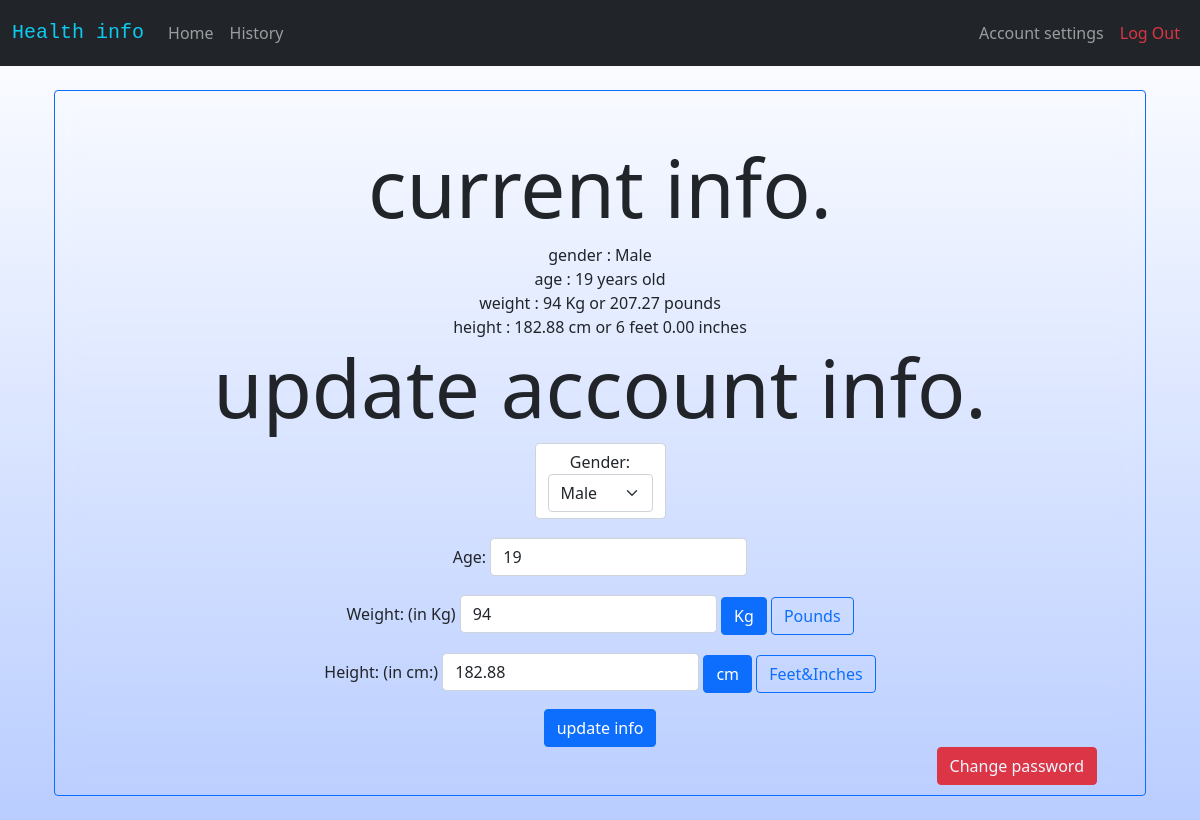
Page /accountsettings (signed in) on the earlier database version.
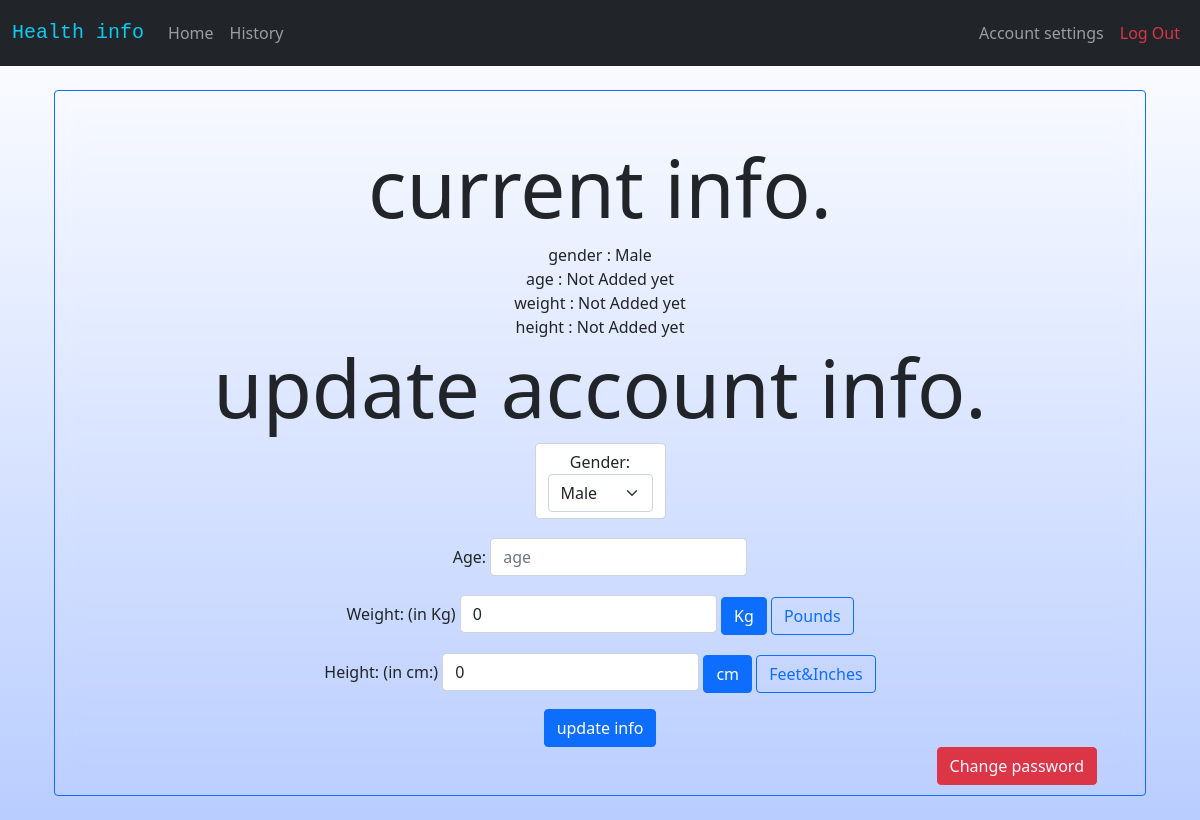
Same page on the later database version.
### tables this page shows
CREATE TABLE information (user_id INT, age INT, weight INT, height INT, gender TEXT CHECK(gender IN ('Male', 'Female', '')), FOREIGN KEY(user_id) REFERENCES "users"(id));

### application.py (the view, shortened to what this page needs)
@app.route("/accountsettings", methods = ["GET", "POST"])
@login_required
def accountSettings():
    fields = ["gender", "age", "weight", "height"]
    rows = db.execute("SELECT * FROM information WHERE user_id = ?;", session["user_id"])
    return render_template("accountSettings.html", user = rows[0], fields = fields)

### helpers.py (called while the page is built)
def login_required(f):
    @wraps(f)
    def decorated_function(*args, **kwargs):
        if session.get("user_id") is None:
            return redirect("/login")
        return f(*args, **kwargs)
    return decorated_function

def cmToFeet(height):
    totalInches = float(height) / 2.54
    feet = int(totalInches / 12)
    inches = totalInches % 12
    return f"{feet} feet {inches:.2f} inches "

def KgToPounds(weight):
    return f"{weight * 2.205:.2f} pounds"

### templates/accountSettings.html (shortened to what this page needs)
{% extends "layout.html" %}
{% block body %}
<div class = " mydiv border border-primary p-5 rounded text-center">
<h4 class="display-1">current info.</h4>
{% for field in fields %}
{{ field }} :
    {% if user[field] %}
        {{user[field]}}
            {% if field == "age" %}
                years old
            {% elif field == "height" %}
                cm or {{ user[field] | cmToFeet }}
            {% elif field == "weight" %}
                Kg or {{ user[field] | KgToPounds }}
            {% endif %}
    {% else %}
        Not Added yet
    {% endif %}
<br>
{% endfor %}
<h4 class="display-1">update account info.</h4>
<form action="/accountsettings" method="post">
    <div class = "form-control">
    <label for ="gender"></label>Gender:</label>
    <select class="form-select" aria-label="Default select example"  name = "gender" id = "gender">
        <option value="Male">Male</option>
      </select>
    </div>
    <div class="form-group">
        <label for="age">Age:</label>
        <input autocomplete="off" autofocus class="form-control" name="age" placeholder="age" type="number" value = {{user["age"]}}>
    </div>
    <div class="form-group">
        <label for="weight">Weight: <span id = "msg1" >(in Kg)</span></label>
        <input class="form-control" name="weight" placeholder="weight" type="number" min = "0"  step="any" value = {{user["weight"]}}>
        <label class="btn btn-outline-primary" for="option1">Kg</label>
        <label class="btn btn-outline-primary" for="option2">Pounds</label>
    </div>
    <div class="form-group">
        <label for="height">Height:<span id = "msg2" > (in cm:)</span></label>
        <input class="form-control" name="height" placeholder="height" type="number" min = "0" step="any" value = {{user["height"]}}>
        <label class="btn btn-outline-primary" for="option3">cm</label>
        <label class="btn btn-outline-primary" for="option4">Feet&Inches</label> <br>
    </div>
    <button class="btn btn-primary mt-3" type="submit">update info</button>
</form>
<a href = "/changePassword" >
    <button class = "btn btn-danger float-end"><a href = "/changePassword">Change password</a></button>
</a>
</div>
{% endblock %}

### templates/layout.html (shortened to what this page needs)
<!DOCTYPE html>
<html lang="en">
    <head>
        <link href="https://cdn.jsdelivr.net/npm/bootstrap@5.0.2/dist/css/bootstrap.min.css" rel="stylesheet">
        <link href="/static/styles.css" rel="stylesheet">
    </head>
    <body>
            <nav class="navbar navbar-expand-md navbar-dark bg-dark">
                <div class="container-fluid">
                  <a class="mt-2 navbar-brand text-info" href="/">
                    <tt><h5>Health info</h5> </tt>
                  </a>
                  <div class="collapse navbar-collapse" id="navbarNav">
                  <ul class="navbar-nav mr-auto">
                    <li class="nav-item">
                      <a class="nav-link" href="/">Home</a>
                    </li>
                  </ul>
                  {% if session.user_id %}
                  <ul class="navbar-nav mr-auto">
                    <li class="nav-item">
                      <a class="nav-link" href="/history">History</a>
                    </li>
                  </ul>
                  <ul class="navbar-nav ms-auto">
                    <li class="nav-item">
                      <a class="nav-link" href="/accountsettings">Account settings</a>
                    </li>
                    <li class="nav-item">
                      <a class="nav-link text-danger" href="/logout">Log Out</a>
                    </li>
                  </ul>
                  {% endif %}
                </div>
              </div>
              </nav>
        <main class="container p-4">
          {% block body %}{% endblock %}
      </main>
    </body>
</html>

### static/styles.css (style rules this page uses)
body { background-image: linear-gradient(rgb(255, 255, 255), rgb(185, 205, 255)); background-repeat: no-repeat; background-size: cover; min-width: 100%; min-height: 100vh; }
.form-group { margin-top: 0.5cm; }
main .form-control { display: inline-block; width: auto; }
main { overflow-x: auto; }
.mydiv { backdrop-filter: blur(10px); }
a { text-decoration: none; color: aliceblue; }

Differences in the rows shown:
changed information "Male": weight "94" → "0"; height "182.88" → "0"; age "19" → (not shown)
Other differences:
new list line: "age : Not Added yet"
new list line: "weight : Not Added yet"
new list line: "height : Not Added yet"
list line gone: "age : years old"
list line gone: "19"
list line gone: "weight : Kg or"
list line gone: "94 207.27 pounds"
list line gone: "height : cm or"
list line gone: "182.88 6 feet 0.00 inches"
